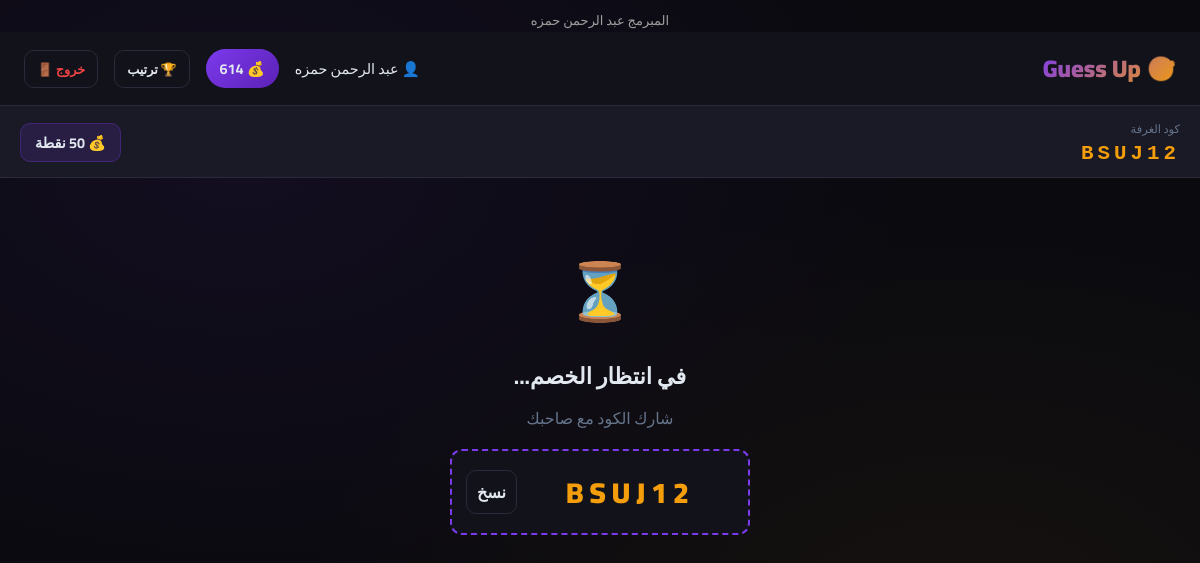
Screenshot of /room/BSUJ12 (signed in) with the database file from the repository.
### models.py (models this page shows, shortened)
class Player(db.Model):
    __tablename__     = 'players'
    id                = db.Column(db.Integer, primary_key=True)
    player_name       = db.Column(db.String(50), unique=True, nullable=False)
    password_hash     = db.Column(db.String(256), nullable=False)
    points            = db.Column(db.Integer, default=100)
    xp                = db.Column(db.Integer, default=0)       # م12: XP
    win_streak        = db.Column(db.Integer, default=0)       # م4: Streak
    best_streak       = db.Column(db.Integer, default=0)       # م4: أحسن streak
    last_daily_reward = db.Column(db.DateTime, nullable=True)  # م2: Daily Reward
    avatar            = db.Column(db.String(200), nullable=True)
    created_at        = db.Column(db.DateTime, default=datetime.utcnow)

class Room(db.Model):
    __tablename__    = 'rooms'
    id               = db.Column(db.Integer, primary_key=True)
    room_code        = db.Column(db.String(10), unique=True, nullable=False)
    bet_points       = db.Column(db.Integer, default=100)
    player1_id       = db.Column(db.Integer, db.ForeignKey('players.id'), nullable=True)
    player2_id       = db.Column(db.Integer, db.ForeignKey('players.id'), nullable=True)
    winner_id        = db.Column(db.Integer, db.ForeignKey('players.id'), nullable=True)
    is_bankrupt_mode = db.Column(db.Boolean, default=False)
    is_bot_game      = db.Column(db.Boolean, default=False)
    is_public        = db.Column(db.Boolean, default=False)
    status           = db.Column(db.String(20), default='waiting')
    random_event     = db.Column(db.String(50), nullable=True)  # م6: Random Event
    created_at       = db.Column(db.DateTime, default=datetime.utcnow)
    player1 = db.relationship('Player', foreign_keys=[player1_id])
    player2 = db.relationship('Player', foreign_keys=[player2_id])
    winner  = db.relationship('Player', foreign_keys=[winner_id])

### app.py (the view)
@app.route('/room/<room_code>')
def game_room(room_code):
    if not is_logged_in(session): return redirect(url_for('index'))
    room   = get_room(room_code)
    if not room: return redirect(url_for('lobby'))
    player = get_player_by_id(session['player_id'])
    if not player: return redirect(url_for('index'))
    event_info = EVENTS_MAP.get(room.random_event, {})
    return render_template('room.html', room=room, player=player,
                           event_info=event_info)

### auth.py (called while the page is built)
def get_player_by_id(player_id):
    return Player.query.filter_by(id=player_id).first()

def is_logged_in(session):
    return 'player_id' in session

### rooms.py (called while the page is built)
def get_room(room_code):
    return Room.query.filter_by(room_code=room_code).first()

### templates/room.html (shortened to what this page needs)
{% extends 'base.html' %}
{% block content %}
<div class="room-header">
    <div>
        <div style="color:var(--muted);font-size:.72rem;margin-bottom:2px">كود الغرفة</div>
        <div class="room-code-display" onclick="copyCode()">{{ room.room_code }}</div>
    </div>
    <div>
        {% if room.is_bot_game %}
            <span class="bet-info">🤖 ضد البوت</span>
        {% else %}
            <span class="bet-info">💰 {{ room.bet_points }} نقطة</span>
        {% endif %}
    </div>
</div>
<div class="game-area">
    <div id="waitingState" class="waiting-state {% if room.is_bot_game %}hidden{% endif %}">
        <div class="big-icon">⏳</div>
        <h2>في انتظار الخصم...</h2>
        <p style="color:var(--muted)">شارك الكود مع صاحبك</p>
        <div class="share-code-box">
            <span>{{ room.room_code }}</span>
            <button onclick="copyCode()" class="btn btn-ghost" style="padding:6px 10px">نسخ</button>
        </div>
    </div>
</div>
{% endblock %}

### templates/Base.html (shortened to what this page needs)
<!DOCTYPE html>
<html lang="ar" dir="rtl">
<head>
</head>
    <body>
        <div style="text-align: center; font-weight: 300; color: #a0a0a0; font-size: 13px; padding-top: 8px;">
            المبرمج عبد الرحمن حمزه
        </div>
    <nav>
        <a href="/" class="nav-logo">🎯 Guess Up</a>
        <div class="nav-info">
            {% if session.player_name %}
                <span>👤 {{ session.player_name }}</span>
                <span class="points-badge">
                    💰 <span id="nav-points">{{ player.points if player else '' }}</span>
                </span>
                <a href="/leaderboard" class="btn btn-ghost" style="padding:6px 12px;font-size:0.8rem">🏆 ترتيب</a>
                <a href="/logout" class="btn btn-ghost" style="padding:6px 12px;font-size:0.8rem;color:var(--red)">خروج 🚪</a>
            {% endif %}
        </div>
    </nav>
    {% block content %}{% endblock %}
</body>
</html>

### templates/Base.html (style rules this page uses)
* { margin: 0; padding: 0; box-sizing: border-box; }
:root { --bg: #0a0a0f; --surface: #12121a; --card: #1a1a26; --border: #2a2a3a; --accent: #7c3aed; --accent2: #f59e0b; --green: #10b981; --red: #ef4444; --text: #e2e8f0; --muted: #64748b; --glow: 0 0 20px rgba(124,58,237,0.4); }
body { font-family: 'Cairo', sans-serif; background: var(--bg); color: var(--text); min-height: 100vh; background-image: radial-gradient(ellipse at 20% 20%, rgba(124,58,237,0.08) 0%, transparent 50%), radial-gradient(ellipse at 80% 80%, rgba(245,158,11,0.05) 0%, transparent 50%); }
nav { background: var(--surface); border-bottom: 1px solid var(--border); padding: 14px 24px; display: flex; justify-content: space-between; align-items: center; }
.nav-logo { font-size: 1.5rem; font-weight: 900; background: linear-gradient(135deg, var(--accent), var(--accent2)); -webkit-background-clip: text; -webkit-text-fill-color: transparent; text-decoration: none; }
.nav-info { display: flex; align-items: center; gap: 16px; font-size: 0.9rem; }
.points-badge { background: linear-gradient(135deg, var(--accent), #5b21b6); padding: 6px 14px; border-radius: 20px; font-weight: 700; font-size: 0.9rem; }
.btn { display: inline-flex; align-items: center; justify-content: center; gap: 8px; padding: 12px 24px; border-radius: 10px; font-family: 'Cairo', sans-serif; font-size: 1rem; font-weight: 700; cursor: pointer; border: none; transition: all 0.2s; text-decoration: none; }
.btn-ghost { background: transparent; border: 1px solid var(--border); color: var(--text); }

### templates/room.html (style rules this page uses)
.room-header { background:var(--card);border-bottom:1px solid var(--border); padding:12px 20px;display:flex;justify-content:space-between;align-items:center; }
.room-code-display { font-family:monospace;font-size:1.3rem;font-weight:900; letter-spacing:4px;color:var(--accent2);cursor:pointer; }
.bet-info { background:rgba(124,58,237,.15);border:1px solid rgba(124,58,237,.3); border-radius:10px;padding:5px 14px;font-weight:700;font-size:.9rem; }
.game-area { max-width:700px;margin:0 auto;padding:20px 16px; }
.waiting-state { text-align:center;padding:40px 0; }
.waiting-state .big-icon { font-size:3.5rem;margin-bottom:12px;animation:pulse 2s infinite; }
.waiting-state h2 { font-size:1.4rem;font-weight:700;margin-bottom:6px; }
.share-code-box { background:var(--surface);border:2px dashed var(--accent); border-radius:12px;padding:14px;margin:16px auto;max-width:300px; display:flex;align-items:center;justify-content:space-between;gap:10px; }
.share-code-box span { font-size:1.8rem;font-weight:900;letter-spacing:6px;color:var(--accent2);flex:1;text-align:center; }

### rows the page displays
Player: player_name "عبد الرحمن حمزه", points "614"
Room: room_code "BSUJ12"
